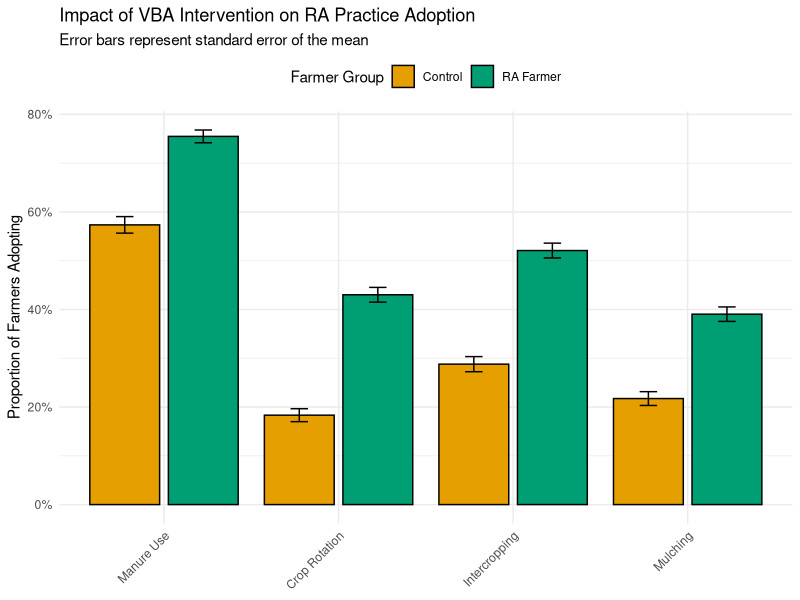
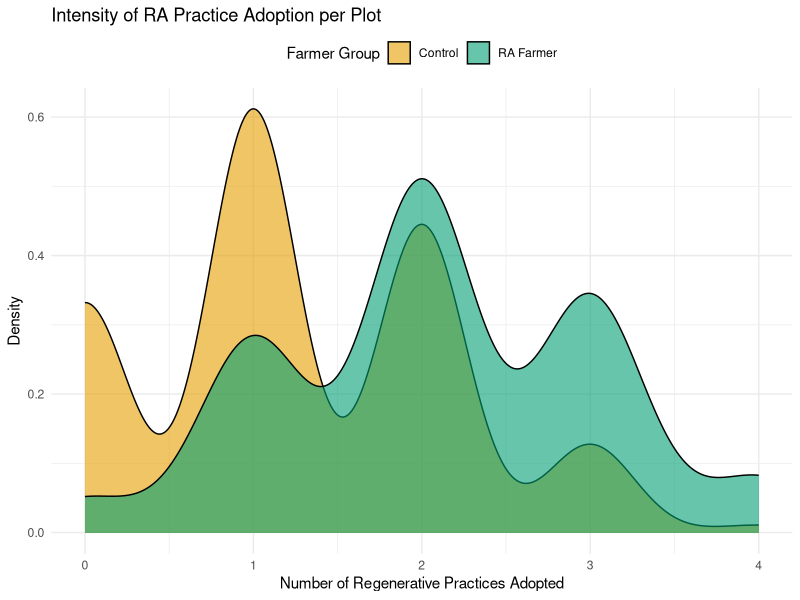
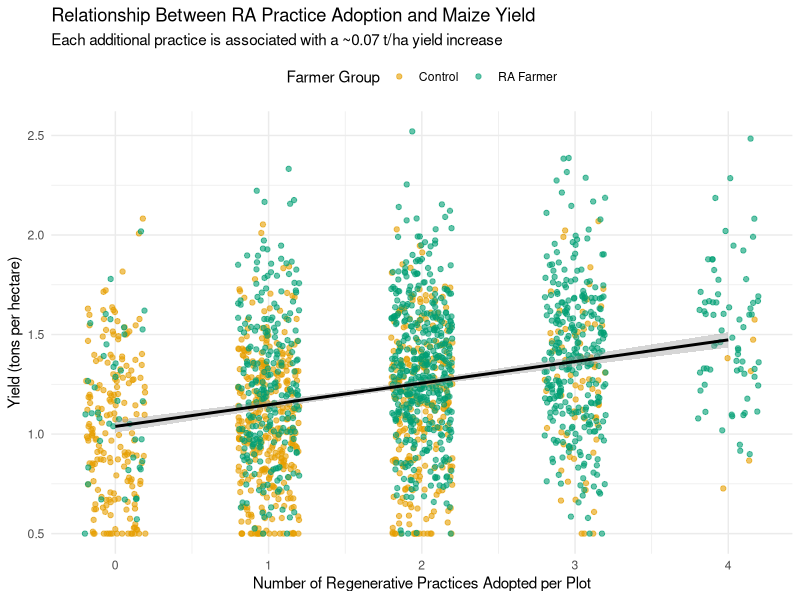
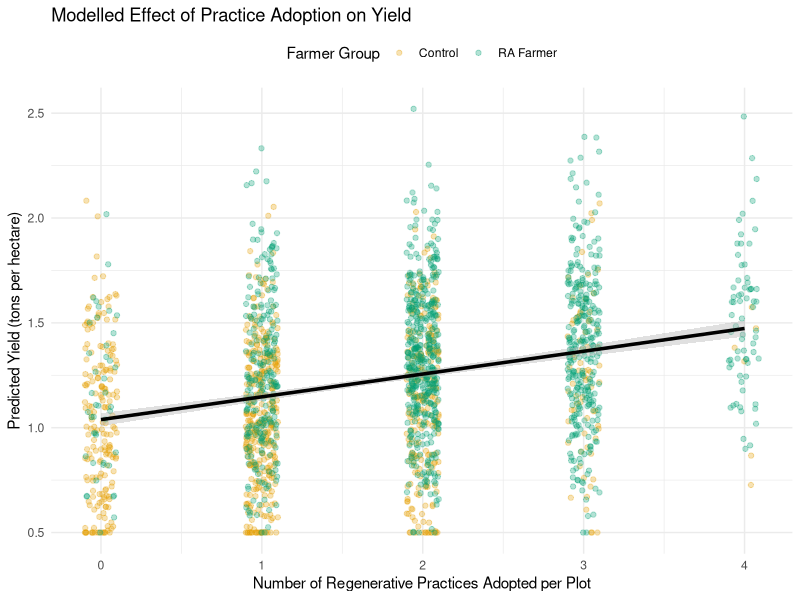
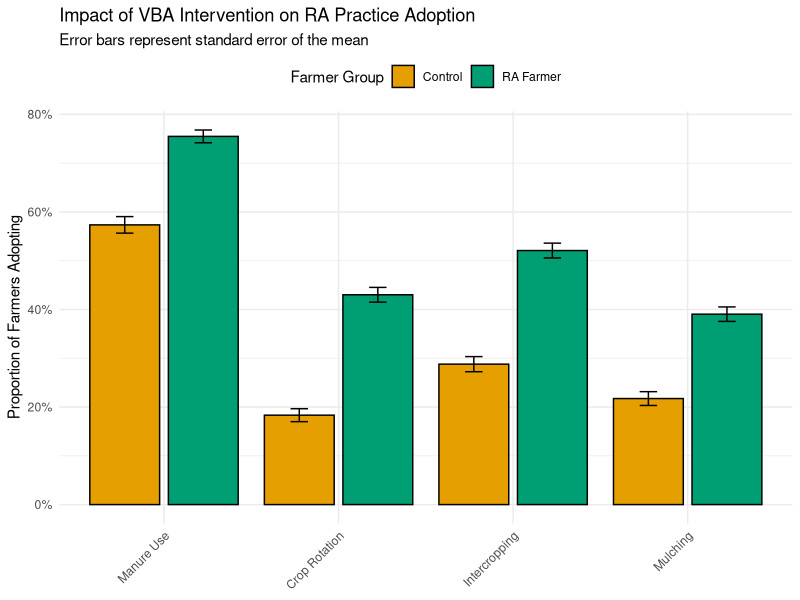
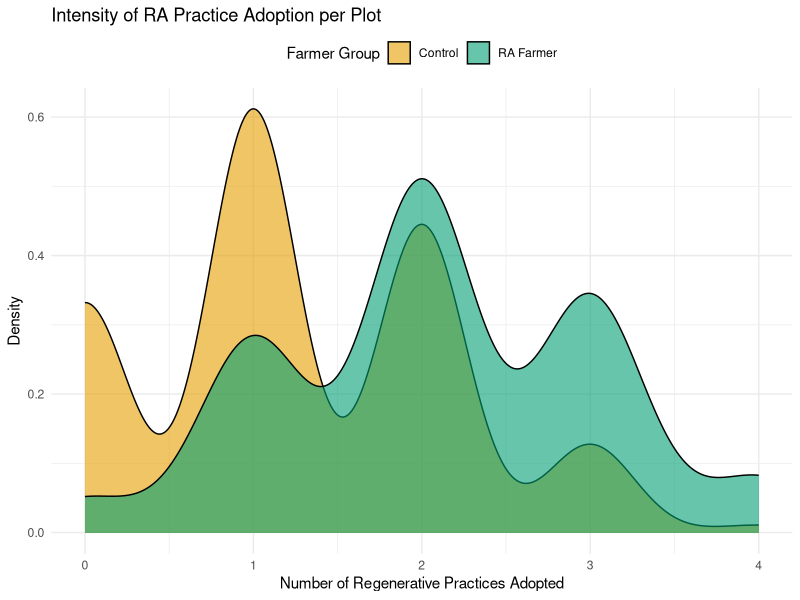
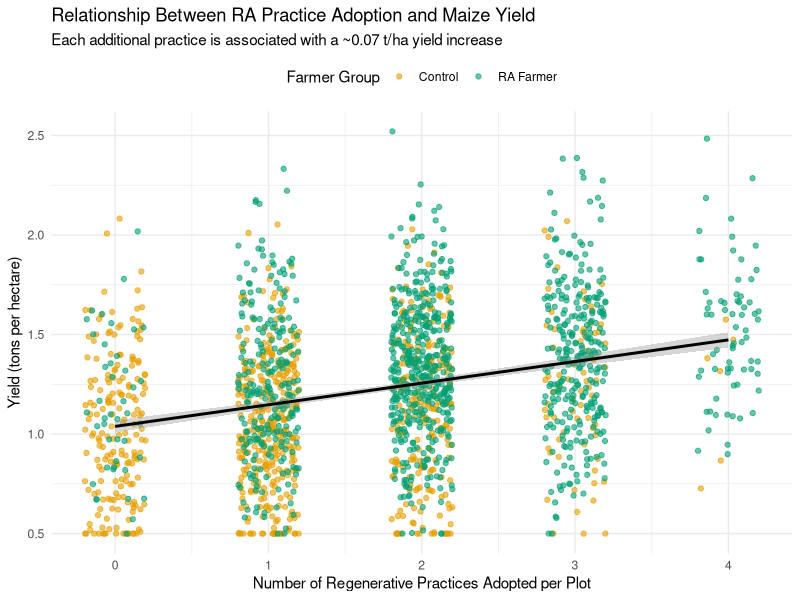
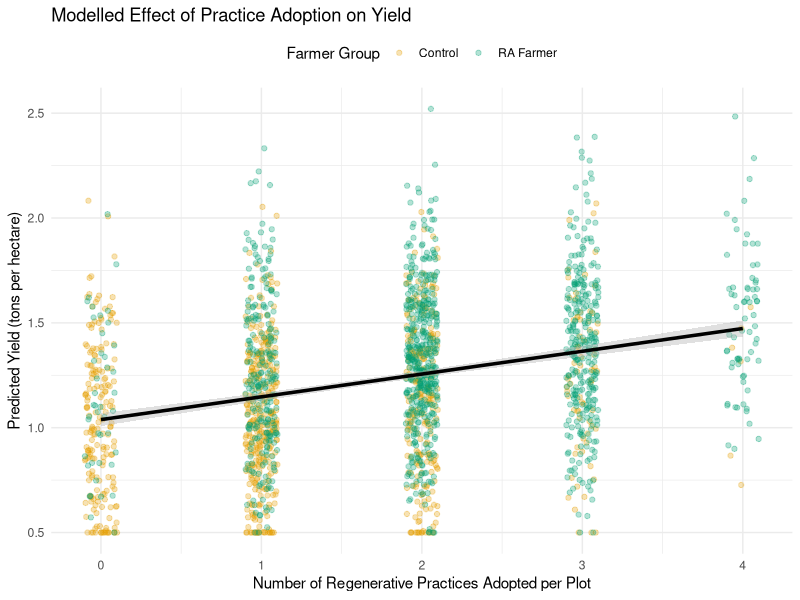

Write the R code that produced these figures, in order.
# Load necessary libraries
library(tidyverse)
library(ggrepel) # For better labels if needed

# 1. READ THE DATA
syn_data <- read_csv("kenya_ra_adoption_synthetic_data.csv")
syn_data$group <- factor(syn_data$group, levels = c("Control", "RA Farmer")) # Set factor order

# 2. PLOT 1: Adoption Rates for Key Practices
# First, summarize the data to get means and standard errors
plot1_data <- syn_data %>%
  select(group, manure, crop_rotation, intercropping, mulching) %>%
  pivot_longer(cols = -group, names_to = "practice", values_to = "adopted") %>%
  group_by(group, practice) %>%
  summarise(
    mean_adoption = mean(adopted, na.rm = TRUE),
    se_adoption = sd(adopted, na.rm = TRUE) / sqrt(n()),
    .groups = 'drop'
  ) %>%
  mutate(
    practice = factor(practice,
                      levels = c("manure", "crop_rotation", "intercropping", "mulching"),
                      labels = c("Manure Use", "Crop Rotation", "Intercropping", "Mulching"))
  )

# Create the bar plot
plot1 <- ggplot(plot1_data, aes(x = practice, y = mean_adoption, fill = group)) +
  geom_col(position = position_dodge(0.9), color = "black", width = 0.8) +
  geom_errorbar(aes(ymin = mean_adoption - se_adoption, ymax = mean_adoption + se_adoption),
                position = position_dodge(0.9), width = 0.2) +
  scale_y_continuous(labels = scales::percent_format(accuracy = 1)) +
  scale_fill_manual(values = c("Control" = "#E69F00", "RA Farmer" = "#009E73")) + # Colorblind-friendly palette
  labs(title = "Impact of VBA Intervention on RA Practice Adoption",
       subtitle = "Error bars represent standard error of the mean",
       x = NULL,
       y = "Proportion of Farmers Adopting",
       fill = "Farmer Group") +
  theme_minimal() +
  theme(axis.text.x = element_text(angle = 45, hjust = 1),
        legend.position = "top")
print(plot1)

# 3. PLOT 2: Adoption Intensity (Number of Practices)
plot2 <- ggplot(syn_data, aes(x = number_of_practices, fill = group)) +
  geom_density(alpha = 0.6, adjust = 1.5) + # adjust smoothes the curve
  scale_fill_manual(values = c("Control" = "#E69F00", "RA Farmer" = "#009E73")) +
  labs(title = "Intensity of RA Practice Adoption per Plot",
       x = "Number of Regenerative Practices Adopted",
       y = "Density",
       fill = "Farmer Group") +
  theme_minimal() +
  theme(legend.position = "top")
print(plot2)

# 4. PLOT 3: Yield vs. Practice Adoption
plot3 <- ggplot(syn_data, aes(x = number_of_practices, y = yield_tha)) +
  geom_jitter(aes(color = group), alpha = 0.6, height = 0, width = 0.2) + # Jitter points
  geom_smooth(aes(group = 1), method = "lm", formula = y ~ x, se = TRUE, color = "black") + # Overall trend line
  scale_color_manual(values = c("Control" = "#E69F00", "RA Farmer" = "#009E73")) +
  labs(title = "Relationship Between RA Practice Adoption and Maize Yield",
       subtitle = "Each additional practice is associated with a ~0.07 t/ha yield increase",
       x = "Number of Regenerative Practices Adopted per Plot",
       y = "Yield (tons per hectare)",
       color = "Farmer Group") +
  theme_minimal() +
  theme(legend.position = "top")
print(plot3)

# 5. (BONUS) PLOT 4: Model the yield effect and plot it clearly
model <- lm(yield_tha ~ number_of_practices, data = syn_data)
summary(model) # Check the coefficient is ~0.07

# Create a prediction dataframe for a smooth line
prediction_data <- data.frame(number_of_practices = seq(0, 4, by = 0.1))
preds <- predict(model, newdata = prediction_data, se.fit = TRUE)
# generate predictions from the lm model
prediction_data$yield <- preds$fit
prediction_data$ymin <- preds$fit - 1.96 * preds$se.fit
prediction_data$ymax <- preds$fit + 1.96 * preds$se.fit

plot4 <- ggplot() +
  geom_jitter(data = syn_data, aes(x = number_of_practices, y = yield_tha, color = group), alpha = 0.3, width = 0.1) +
  geom_ribbon(data = prediction_data, aes(x = number_of_practices, ymin = ymin, ymax = ymax), fill = "grey70", alpha = 0.4) +
  geom_line(data = prediction_data, aes(x = number_of_practices, y = yield), size = 1.2, color = "black") +
  scale_color_manual(values = c("Control" = "#E69F00", "RA Farmer" = "#009E73")) +
  labs(title = "Modelled Effect of Practice Adoption on Yield",
       x = "Number of Regenerative Practices Adopted per Plot",
       y = "Predicted Yield (tons per hectare)",
       color = "Farmer Group") +
  theme_minimal() +
  theme(legend.position = "top")
print(plot4)

# 6. SAVE THE PLOTS
ggsave("figures/plot1_adoption_rates.png", plot1, width = 8, height = 6, dpi = 300)
ggsave("figures/plot2_adoption_intensity.png", plot2, width = 8, height = 6, dpi = 300)
ggsave("figures/plot3_yield_relationship.png", plot3, width = 8, height = 6, dpi = 300)
ggsave("figures/plot4_modelled_effect.png", plot4, width = 8, height = 6, dpi = 300)

